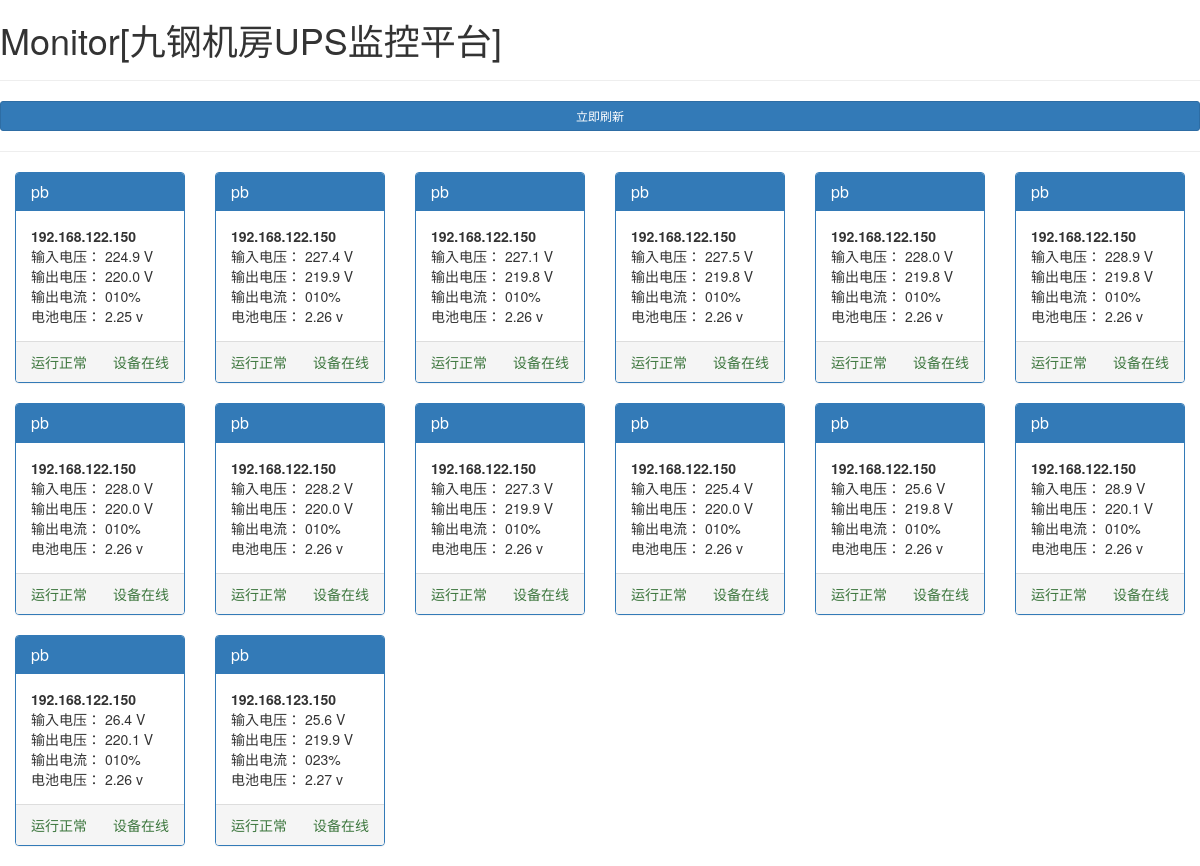
The page / on the database its author committed.
### Dashboard/models.py (models this page shows, shortened)
class UpsInfo(models.Model):
    name=models.CharField(max_length=32,null=True,verbose_name='地点名称')
    upsmd=models.ForeignKey(to='UpsMd',null=True,verbose_name='UPS类型')
    ipaddress=models.CharField(max_length=32,null=True,verbose_name='IP地址')
    in_voltage=models.CharField(max_length=32,null=True,verbose_name='输入电压')
    in_fault_voltage=models.CharField(max_length=32,null=True,verbose_name='输入故障电压')
    out_voltage=models.CharField(max_length=32,null=True,verbose_name='输出电压')
    out_current=models.CharField(max_length=32,null=True,verbose_name='输出电流')
    in_frequency=models.CharField(max_length=32,null=True,verbose_name='输入频率')
    battery_voltage=models.CharField(max_length=32,null=True,verbose_name='电池电压')
    temperature=models.CharField(max_length=32,null=True,verbose_name='温度')
    class Meta:
        verbose_name_plural = 'UPS信息表'

### Dashboard/views.py (the view, shortened to what this page needs)
# urls.py: url(r'', views.GetInfo.as_view()),
class GetInfo(View):
    def get(self,request):
        conn = pymysql.connect(host='192.168.101.24', user='ups', passwd='ups', db='ups')
        cursor = conn.cursor()
        sql = """INSERT INTO Dashboard_realdata(ip, data)
                                        SELECT ip, data
                                            from	Dashboard_upsdata
                                            where id in(
                                                select MAX(t.id)
                                                from Dashboard_upsdata t
                                                group by t.ip)"""
        sql1 = """DELETE from Dashboard_realdata"""
        sql2 = """DELETE from Dashboard_upsinfo"""
        cursor.execute(sql1)
        cursor.execute(sql2)
        cursor.execute(sql)
        conn.commit()
        obj1=models.RealData.objects.all()
        dic={}
        err_msg='UPS状态异常...'
        obj2 = models.UpsInfo.objects.all()
        return render(request, 'index.html', locals())

### templates/index.html (shortened to what this page needs)
<!DOCTYPE html>
<html lang="en">
<head>
    <link href="/static/bootstrap-3.3.7-dist/css/bootstrap.css" rel="stylesheet">
</head>
<body>
<h1>Monitor[九钢机房UPS监控平台]</h1>
<form action="/" method="get">
    <hr>
    <button class="btn btn-primary btn-sm btn-block">立即刷新</button>
    <hr>
</form>
{% for i in obj2 %}
<div class="col-md-2 col-sm-6 background">
    <div class="panel panel-primary">
        <div class="panel-heading"><h4 class="panel-title">{{ i.name }}</h4></div>
        <div class="panel-body">
            <div class="strong"><strong>{{ i.ipaddress }}</strong></div>
            <div> 输入电压： <span>{{ i.in_voltage }} V</span></div>
            <div> 输出电压： <span>{{ i.out_voltage }} V</span></div>
            <div> 输出电流： <span>{{ i.out_current }}</span></div>
            <div> 电池电压： <span>{{ i.battery_voltage }} v</span></div>
        </div>
        <div class="panel-footer"> &nbsp; <span> <span class="pull-left text-success">运行正常</span>   <span
                class="pull-right text-success">设备在线</span>  </span></div>
    </div>
</div>
{% endfor %}
</body>
</html>

### templates/index.html (style rules this page uses)
.background { float: left; }

### rows shown on the page
UpsInfo: name "pb", ipaddress "192.168.122.150", in_voltage "224.9", out_voltage "220.0", out_current "010%", battery_voltage "2.25"
UpsInfo: name "pb", ipaddress "192.168.122.150", in_voltage "227.4", out_voltage "219.9", out_current "010%", battery_voltage "2.26"
UpsInfo: name "pb", ipaddress "192.168.122.150", in_voltage "227.1", out_voltage "219.8", out_current "010%", battery_voltage "2.26"
UpsInfo: name "pb", ipaddress "192.168.122.150", in_voltage "227.5", out_voltage "219.8", out_current "010%", battery_voltage "2.26"
UpsInfo: name "pb", ipaddress "192.168.122.150", in_voltage "228.0", out_voltage "219.8", out_current "010%", battery_voltage "2.26"
UpsInfo: name "pb", ipaddress "192.168.122.150", in_voltage "228.9", out_voltage "219.8", out_current "010%", battery_voltage "2.26"
UpsInfo: name "pb", ipaddress "192.168.122.150", in_voltage "228.0", out_voltage "220.0", out_current "010%", battery_voltage "2.26"
UpsInfo: name "pb", ipaddress "192.168.122.150", in_voltage "228.2", out_voltage "220.0", out_current "010%", battery_voltage "2.26"
UpsInfo: name "pb", ipaddress "192.168.122.150", in_voltage "227.3", out_voltage "219.9", out_current "010%", battery_voltage "2.26"
UpsInfo: name "pb", ipaddress "192.168.122.150", in_voltage "225.4", out_voltage "220.0", out_current "010%", battery_voltage "2.26"
UpsInfo: name "pb", ipaddress "192.168.122.150", in_voltage "25.6", out_voltage "219.8", out_current "010%", battery_voltage "2.26"
UpsInfo: name "pb", ipaddress "192.168.122.150", in_voltage "28.9", out_voltage "220.1", out_current "010%", battery_voltage "2.26"
UpsInfo: name "pb", ipaddress "192.168.122.150", in_voltage "26.4", out_voltage "220.1", out_current "010%", battery_voltage "2.26"
UpsInfo: name "pb", ipaddress "192.168.123.150", in_voltage "25.6", out_voltage "219.9", out_current "023%", battery_voltage "2.27"
